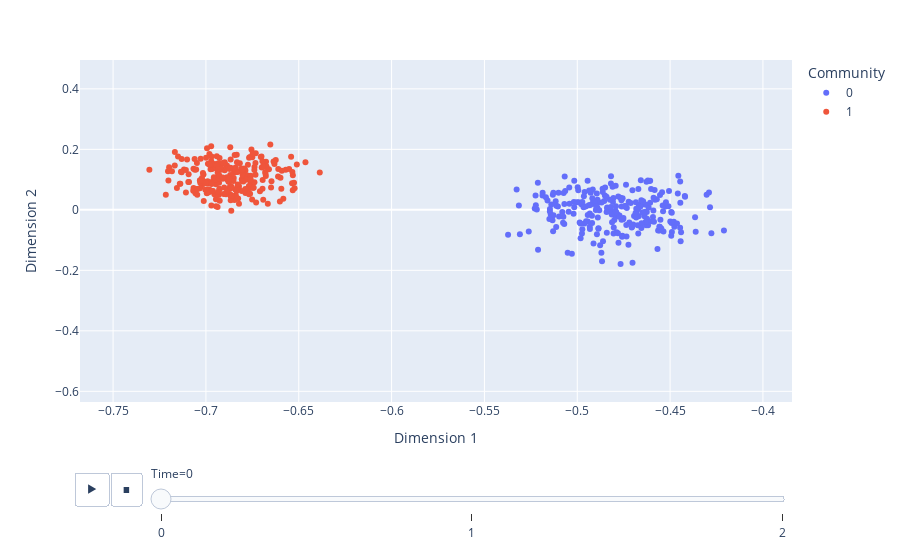

Notebook cell for this chart:
### Code cell
plot_embedding(UASE([A_obs, A_row_jumble[0], A_row_jumble[1]], 2), n, 3, tau)

### Figure 1 — Plotly figure (JSON) as saved in the notebook; plotly's stock layout.template omitted (floating-point values rounded to 4 significant figures; data arrays with more than 128 entries replaced by an {"elided": "..."} marker saying what was removed)
{"data": [{"hovertemplate": "Community=0<br>Time=0<br>Dimension 1=%{x}<br>Dimension 2=%{y}<extra></extra>", "legendgroup": "0", "marker": {"color": "#636efa", "symbol": "circle"}, "mode": "markers", "name": "0", "orientation": "v", "showlegend": true, "type": "scatter", "x": {"elided": "250 float values"}, "xaxis": "x", "y": {"elided": "250 float values"}, "yaxis": "y"}, {"hovertemplate": "Community=1<br>Time=0<br>Dimension 1=%{x}<br>Dimension 2=%{y}<extra></extra>", "legendgroup": "1", "marker": {"color": "#EF553B", "symbol": "circle"}, "mode": "markers", "name": "1", "orientation": "v", "showlegend": true, "type": "scatter", "x": {"elided": "250 float values"}, "xaxis": "x", "y": {"elided": "250 float values"}, "yaxis": "y"}], "layout": {"legend": {"title": {"text": "Community"}, "tracegroupgap": 0}, "margin": {"t": 60}, "sliders": [{"active": 0, "currentvalue": {"prefix": "Time="}, "len": 0.9, "pad": {"b": 10, "t": 60}, "steps": [{"args": [["0"], {"frame": {"duration": 0, "redraw": false}, "fromcurrent": true, "mode": "immediate", "transition": {"duration": 0, "easing": "linear"}}], "label": "0", "method": "animate"}, {"args": [["1"], {"frame": {"duration": 0, "redraw": false}, "fromcurrent": true, "mode": "immediate", "transition": {"duration": 0, "easing": "linear"}}], "label": "1", "method": "animate"}, {"args": [["2"], {"frame": {"duration": 0, "redraw": false}, "fromcurrent": true, "mode": "immediate", "transition": {"duration": 0, "easing": "linear"}}], "label": "2", "method": "animate"}], "x": 0.1, "xanchor": "left", "y": 0, "yanchor": "top"}], "updatemenus": [{"buttons": [{"args": [null, {"frame": {"duration": 500, "redraw": false}, "fromcurrent": true, "mode": "immediate", "transition": {"duration": 500, "easing": "linear"}}], "label": "&#9654;", "method": "animate"}, {"args": [[null], {"frame": {"duration": 0, "redraw": false}, "fromcurrent": true, "mode": "immediate", "transition": {"duration": 0, "easing": "linear"}}], "label": "&#9724;", "method": "animate"}], "direction": "left", "pad": {"r": 10, "t": 70}, "showactive": false, "type": "buttons", "x": 0.1, "xanchor": "right", "y": 0, "yanchor": "top"}], "xaxis": {"anchor": "y", "domain": [0, 1], "range": [-0.7678, -0.3844], "title": {"text": "Dimension 1"}}, "yaxis": {"anchor": "x", "domain": [0, 1], "range": [-0.6353, 0.4954], "title": {"text": "Dimension 2"}}}}
